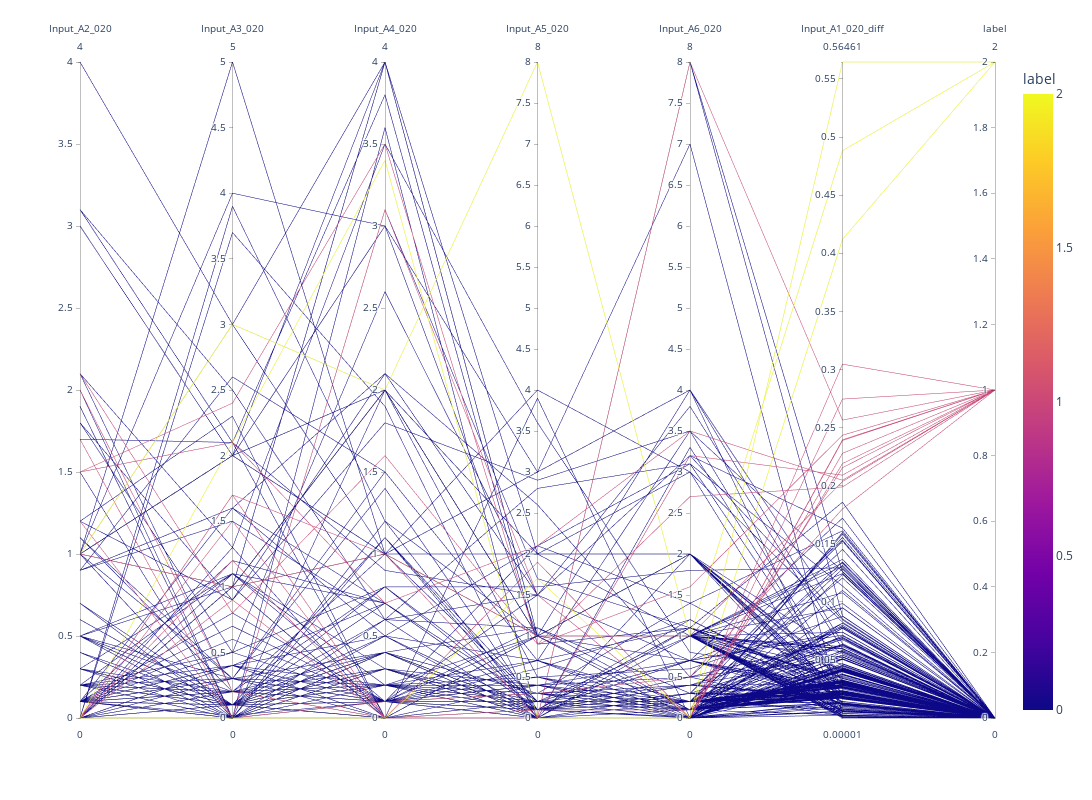

Source (notebook cell):
### Code cell
feature_cols = list(train_features.filter(regex='Input_A[0-9]_020').columns)
diff_cols = list(res.filter(regex='Input_A1_[0-9]+_diff').columns[:5])

fig = px.parallel_coordinates(pd.concat([train_features, res], axis=1), feature_cols + diff_cols + ['label'] , color='label')
fig.update_layout(width=1600, height=800)
fig.show()

### Figure 1 — Plotly figure (JSON) as saved in the notebook; plotly's stock layout.template omitted (floating-point values rounded to 4 significant figures; data arrays with more than 128 entries replaced by an {"elided": "..."} marker saying what was removed)
{"data": [{"dimensions": [{"label": "Input_A2_020", "values": {"elided": "339 float values"}}, {"label": "Input_A3_020", "values": {"elided": "339 float values"}}, {"label": "Input_A4_020", "values": {"elided": "339 float values"}}, {"label": "Input_A5_020", "values": {"elided": "339 float values"}}, {"label": "Input_A6_020", "values": {"elided": "339 float values"}}, {"label": "Input_A1_020_diff", "values": {"elided": "339 float values"}}, {"label": "label", "values": {"elided": "339 int values"}}], "domain": {"x": [0, 1], "y": [0, 1]}, "line": {"color": {"elided": "339 int values"}, "coloraxis": "coloraxis"}, "name": "", "type": "parcoords"}], "layout": {"coloraxis": {"colorbar": {"title": {"text": "label"}}, "colorscale": [[0, "#0d0887"], [0.1111, "#46039f"], [0.2222, "#7201a8"], [0.3333, "#9c179e"], [0.4444, "#bd3786"], [0.5556, "#d8576b"], [0.6667, "#ed7953"], [0.7778, "#fb9f3a"], [0.8889, "#fdca26"], [1, "#f0f921"]]}, "height": 800, "legend": {"tracegroupgap": 0}, "margin": {"t": 60}, "width": 1600}}
